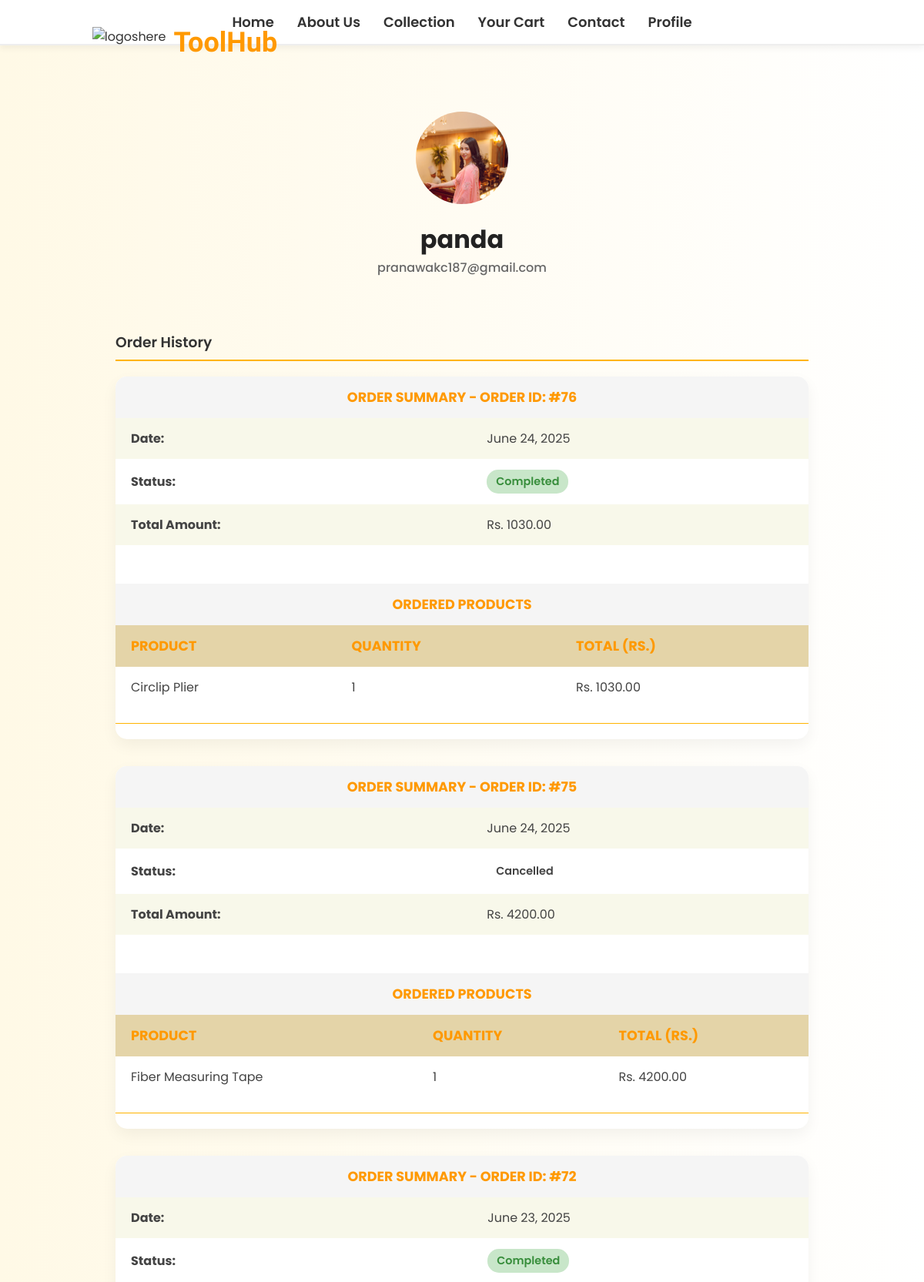
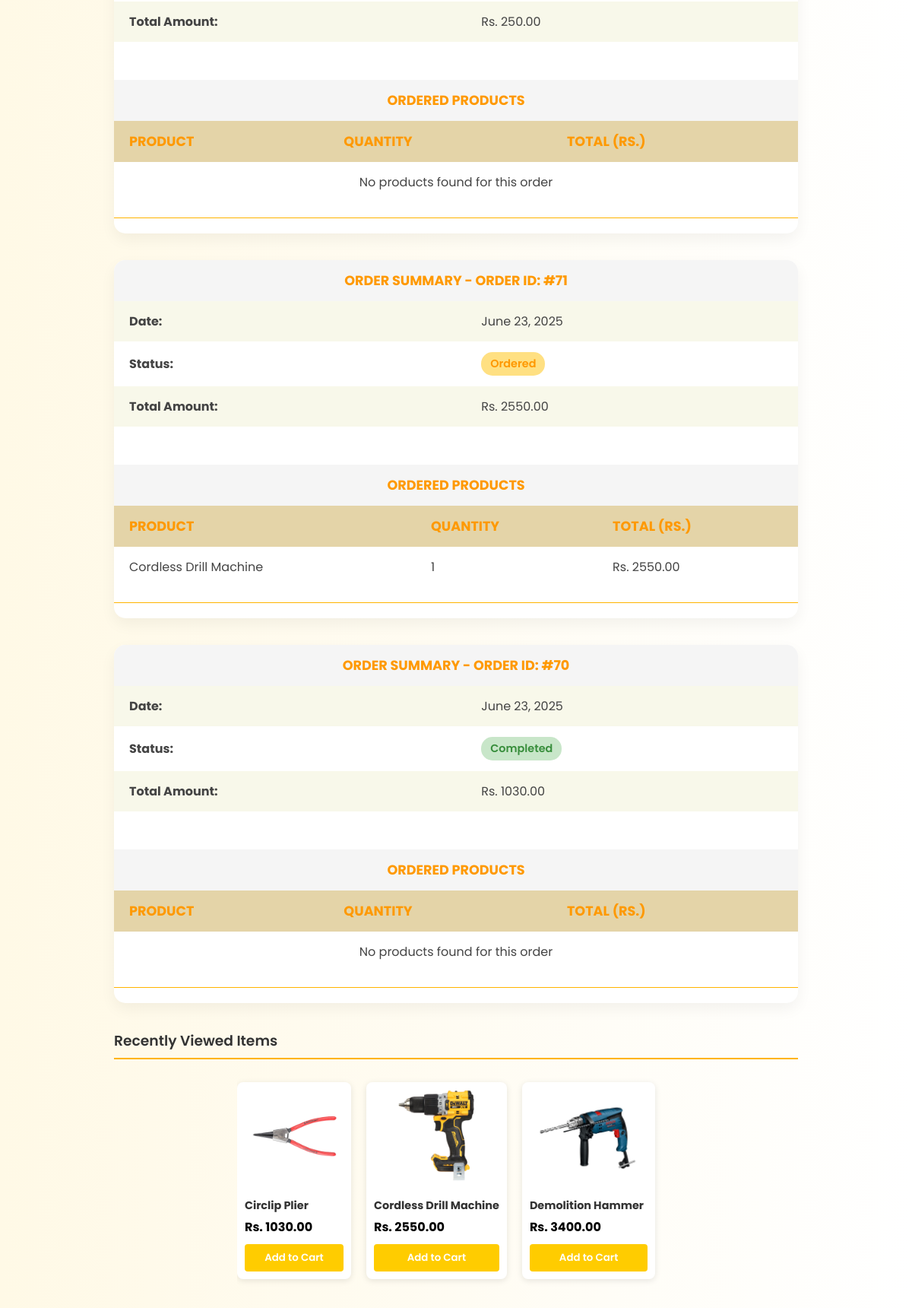
The page /profile/ (signed in, upper part) on the database its author committed (2 pictures, top to bottom).
### userauths/models.py (models this page shows, shortened)
class User(AbstractUser):
    email = models.EmailField(unique=True)
    username = models.CharField(max_length=150)
    avatar = models.ImageField(upload_to='avatars/',null = True,blank=True)
    USERNAME_FIELD = 'email'
    REQUIRED_FIELDS = ['username']

### hardware/models.py (models this page shows, shortened)
class cartOrder(models.Model):
    user = models.ForeignKey(User, on_delete=models.CASCADE, null = True)
    price = models.DecimalField(max_digits=10, decimal_places=2)
    paid_status = models.BooleanField(default=False)
    order_date = models.DateTimeField(auto_now_add=True)
    order_status = models.CharField(choices=STATUS_CHOICE, max_length=20, default="processing")
    item = models.CharField(max_length=200,null=True, blank=True)
    class Meta:
        verbose_name_plural = "Cart Orders"

class cartOrderItem(models.Model):
    user = models.ForeignKey(User, on_delete=models.CASCADE, null = True)
    order = models.ForeignKey(cartOrder, on_delete=models.CASCADE , null = True)
    invoice_no = models.CharField(max_length=200)
    product_status = models.CharField(max_length=200,choices=STATUS_CHOICE,default="null")
    item = models.CharField(max_length=200)
    image = models.ImageField(upload_to='cart_items/', null=True, blank=True)
    quantity = models.PositiveIntegerField(default=1)
    price = models.DecimalField(max_digits=10, decimal_places=2)
    total = models.DecimalField(max_digits=10, decimal_places=2, default=0.00)
    class Meta:
        verbose_name_plural = "Cart Order Items"

class Product(models.Model):
    pid = ShortUUIDField(primary_key=True,unique=True, length = 10, max_length=20, prefix="prod", alphabet="abcdefgh12345")
    user = models.ForeignKey(User, on_delete=models.SET_NULL, null=True, blank=True)
    category = models.ForeignKey(Category, on_delete=models.SET_NULL, null=True, blank=True)
    name = models.CharField(max_length=100)
    image = models.ImageField(upload_to="user_directory_path") # used to store product image
    description = models.TextField(max_length=500, null=True, blank=True)
    price = models.DecimalField(max_digits=10, decimal_places=2)
    old_price = models.DecimalField(max_digits=10, decimal_places=2, null=True,blank=True)
    label = models.CharField(choices=LABEL_CHOICES, max_length=10, blank=True)  # 'Hot', 'Sale', or empty
    specification = models.TextField(max_length=500, null=True, blank=True)
    product_status = models.CharField(choices = STATUS, max_length=20) # used to check if product is new, used or refurbished
    status = models.CharField(max_length=50, default='Active')  # or any default value you want
    in_stock = models.BooleanField(default=True) #used to check if product is in stock
    featured = models.BooleanField(default=False) #used to check if product is featured
    created_at = models.DateTimeField(auto_now_add=True) # used to check when product was created
    updated_at = models.DateTimeField(auto_now=True) # used to check when product was updated
    class Meta:
        verbose_name_plural = "Products"

### hardware/views.py (the view)
def profilepage(request):
    if not request.user.is_authenticated:
        return redirect('login')
    user = request.user
    orders = cartOrder.objects.filter(user=request.user).order_by('-order_date')
    for order in orders:
        order.items = cartOrderItem.objects.filter(order=order)
    recently_viewed = Product.objects.filter(
        productview__user=user
    ).order_by('-productview__viewed_at').distinct()[:4]
    context = {
        'user': user,
        'orders': orders,
        'recently_viewed': recently_viewed,
        'MEDIA_URL': settings.MEDIA_URL
    }
    return render(request, 'hardware/profile.html', context)

### templates/hardware/profile.html (shortened to what this page needs)
<!DOCTYPE html>
<html lang="en">
  {% load static %}
  <head>
  </head>
  <body>
    <nav>
      <div class="nav-center">
        <a href="/first">Home</a>
        <a href="/aboutus">About Us</a>
        <a href="/collection">Collection</a>
        <a href="/cart">Your Cart</a>
        <a href="/contact">Contact</a>
        <a href="/profile">Profile</a>
      </div>
    </nav>
    <div class="logocontainer">
      <img src="logo.png" alt="logoshere" id="logo" />
      <h1 id="firstheader">ToolHub</h1>
    </div>
    <div class="profile-header">
      <img src="{{ user.avatar.url }}" alt="Profile Picture" class="avatar" />
      <h2>{{ user.username }}</h2>
      <p>{{ user.email }}</p>
    </div>
    <h3>Order History</h3>
    {% for order in orders %}
      <div class="order-card">
        <table class="order-details-table">
          <tr>
            <th colspan="2">Order Summary - Order ID: #{{ order.id }}</th>
          </tr>
          <tr>
            <td>
              <strong>Date:</strong>
            </td>
            <td>{{ order.order_date|date:'F d, Y' }}</td>
          </tr>
          <tr>
            <td>
              <strong>Status:</strong>
            </td>
            <td>
              <span class="status {{ order.order_status|lower }}">{{ order.order_status }}</span>
            </td>
          </tr>
          <tr>
            <td>
              <strong>Total Amount:</strong>
            </td>
            <td>Rs. {{ order.price }}</td>
          </tr>
        </table>
        <br /><br />
        <table class="order-details-table">
          <tr>
            <th colspan="3">Ordered Products</th>
          </tr>
          <tr>
            <th>Product</th>
            <th>Quantity</th>
            <th>Total (Rs.)</th>
          </tr>
          {% if order.items %}
            {% for item in order.items %}
              <tr>
                <td>{{ item.item }}</td>
                <td>{{ item.quantity }}</td>
                <td>Rs. {{ item.price }}</td>
              </tr>
            {% endfor %}
          {% else %}
            <tr>
              <td colspan="3" style="text-align: center;">No products found for this order</td>
            </tr>
          {% endif %}
        </table>
        <hr style="margin:20px 0; border: none; border-top: 1px solid #ffb400;" />
      </div>
    {% endfor %}
    <h3>Recently Viewed Items</h3>
    <div class="recent-items">
      {% if recently_viewed %}
        {% for product in recently_viewed %}
          <div class="recent-item-card">
            <img src="{{ product.image.url }}" alt="{{ product.name }}" />
            <h4>{{ product.name }}</h4>
            <p>Rs. {{ product.price }}</p>
            <button class="add-to-cart">Add to Cart</button>
          </div>
        {% endfor %}
      {% else %}
        <p>No recently viewed items.</p>
      {% endif %}
    </div>
  </body>
</html>

### templates/hardware/profile.html (style rules this page uses)
* { margin: 0; padding: 0; box-sizing: border-box; font-family: 'Poppins', sans-serif; }
body { font-family: 'Poppins'; background: linear-gradient(to right, #fff9e6, #ffffff); color: #333; }
nav { background: #fff; border-bottom: 2px solid #eee; display: flex; justify-content: center; padding: 15px 20px; box-shadow: 0 4px 8px rgba(0, 0, 0, 0.05); }
.nav-center { display: flex; gap: 30px; }
.nav-center a { color: #333; font-weight: 600; font-size: 18px; text-decoration: none; position: relative; transition: color 0.3s ease; }
.nav-center a::after { content: ''; position: absolute; bottom: -5px; left: 0; width: 0%; height: 2px; background-color: #ffcc00; transition: width 0.3s ease-in-out; }
.logocontainer { display: flex; align-items: center; justify-content: center; margin: 20px 0; margin-top: -2%; margin-left: -60%; }
#logo { height: 60px; margin-right: 10px; }
#firstheader { font-family: 'Dancing Script', cursive; font-size: 36px; color: #ff9900; font-weight: bold; margin-top: -1%; }
.profile-header { max-width: 900px; margin: 0 auto 40px; padding: 30px 40px; text-align: center; }
.avatar { width: 120px; height: 120px; border-radius: 50%; object-fit: cover; margin-bottom: 15px; }
.profile-header h2 { font-size: 2rem; color: #222; }
.profile-header p { color: #666; font-weight: 500; }
h3 { max-width: 900px; margin: 30px auto 20px; font-weight: 600; color: #333; border-bottom: 2px solid #ffb400; padding-bottom: 8px; }
.order-card { max-width: 900px; margin: 20px auto 35px; background: #ffffff; border-radius: 15px; box-shadow: 0 8px 20px rgb(0 0 0 / 0.05); overflow: hidden; transition: box-shadow 0.3s ease; }
.order-details-table { width: 100%; border-collapse: collapse; margin: 0; }
.order-details-table th, .order-details-table td { padding: 14px 20px; text-align: left; }
.order-details-table th { background: rgb(228, 212, 168); color: #ff9900; font-weight: 700; font-size: 1.1rem; text-transform: uppercase; user-select: none; }
.order-details-table th[colspan='2'], .order-details-table th[colspan='3'] { background: whitesmoke; text-align: center; }
.order-details-table tr:nth-child(even) td { background: rgb(248, 248, 234); }
.order-details-table tr td { border-bottom: 1px solidrgb(241, 216, 140); color: #444; }
.order-details-table tr:last-child td { border-bottom: none; }
.status { padding: 5px 12px; border-radius: 15px; font-size: 0.9rem; font-weight: 600; text-transform: capitalize; display: inline-block; user-select: none; }
.status.ordered { background: #ffe082; color: #ff9800; }
.status.completed { background: #c8e6c9; color: #388e3c; }
.recent-items { display: flex; gap: 20px; overflow-x: auto; padding: 10px 0; margin-bottom: 30px; margin-left: 26%; scrollbar-width: none; }
.recent-item-card { position: relative; min-width: 150px; max-width: 200px; border-radius: 8px; box-shadow: 0 2px 8px rgba(0, 0, 0, 0.1); padding: 10px; background: white; transition: all 0.3s ease; flex-shrink: 0; }
.recent-item-card img { width: 100%; height: 120px; object-fit: contain; border-radius: 5px; margin-bottom: 10px; transition: transform 0.3s ease; }
.recent-item-card h4 { font-size: 0.9rem; font-weight: 700; color: #333; margin: 5px 0; white-space: nowrap; overflow: hidden; text-overflow: ellipsis; }
.recent-item-card p { font-size: 16px; font-weight: 700; color: #000; margin: 5px 0 10px; }
.recent-item-card .add-to-cart { background: #ffcc00; color: white; border: none; padding: 8px 12px; border-radius: 4px; font-weight: 600; cursor: pointer; width: 100%; transition: all 0.3s ease; }

### rows shown on the page
User: avatar (picture), username "panda", email "pranawakc187@gmail.com"
cartOrder: id "76", order_date "June 24, 2025", order_status "Completed", price "1030.00"
cartOrderItem: item "Circlip Plier", quantity "1", price "1030.00"
cartOrder: id "75", order_date "June 24, 2025", order_status "Cancelled", price "4200.00"
cartOrderItem: item "Fiber Measuring Tape", quantity "1", price "4200.00"
cartOrder: id "72", order_date "June 23, 2025", order_status "Completed", price "250.00", shows "No products found for this order"
cartOrder: id "71", order_date "June 23, 2025", order_status "Ordered", price "2550.00"
cartOrderItem: item "Cordless Drill Machine", quantity "1", price "2550.00"
cartOrder: id "70", order_date "June 23, 2025", order_status "Completed", price "1030.00", shows "No products found for this order"
Product: image (picture), name "Circlip Plier", price "1030.00"
Product: image (picture), name "Cordless Drill Machine", price "2550.00"
Product: image (picture), name "Demolition Hammer", price "3400.00"
